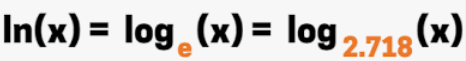
#> input picture Statistics & Probability/Skew/Remove Skew/images/log.png, 466 x 61 px, found by its file name
$ jupyter execute 'log transformation.ipynb'
#> lines starting #> are read from the running program, lines starting #| are printed output that depends on the picture
1. [Log Transformation - Gaussian](#log-transformation---gaussian)
2. [Handle Zero & Negative Values for Log Transformation](#handle-zero--negative-values-for-log-transformation)

#### Log Transformation - Gaussian:
- reduces skewness and kurtosis of data
- log base e is applied to the data for transformation
- only works with positive values and if negative and zero values are applied to log it results in undefined error
- helps in outlier detection

[cell 1]
from PIL import Image
from IPython.display import display

img = Image.open('images/log.png')
#> img is the input picture: PIL image 466x61 RGBA; mean R, G, B, A 209, 205.2, 202.7, 255
new_image = img.resize((320, 50))
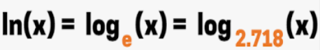
#> new_image: PIL image 320x50 RGBA; mean R, G, B, A 209.2, 205.4, 202.9, 255
display(new_image)


$ run again, with Statistics & Probability/Skew/Remove Skew/images/boxcox.png copied over Statistics & Probability/Skew/Remove Skew/images/log.png
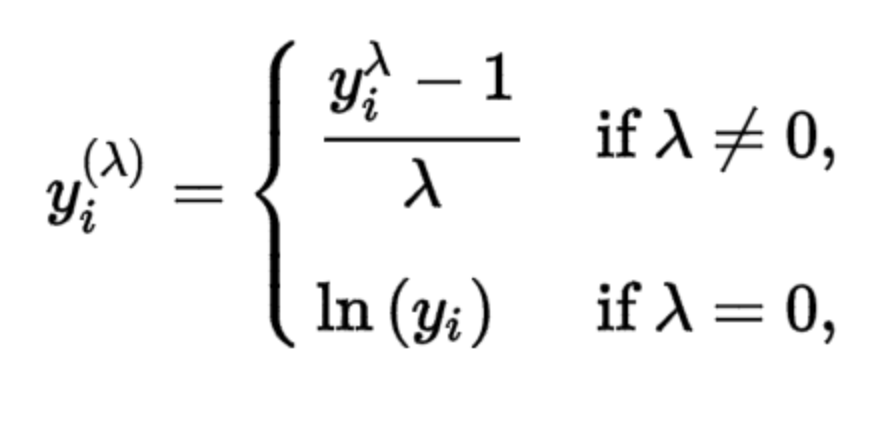
#> input picture Statistics & Probability/Skew/Remove Skew/images/boxcox.png, 884 x 422 px, found by its file name
#> img is the input picture: PIL image 884x422 P; mean R, G, B 244.7, 244.7, 244.7
#> `new_image = img.resize((320, 50))`:
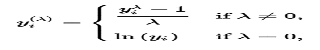
#> new_image: PIL image 320x50 P; min 0, max 255, mean 244.5

$ run again, with Statistics & Probability/Skew/Remove Skew/images/exp.png copied over Statistics & Probability/Skew/Remove Skew/images/log.png
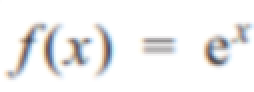
#> input picture Statistics & Probability/Skew/Remove Skew/images/exp.png, 127 x 46 px, found by its file name (shown 2 times larger)
#> img is the input picture: PIL image 127x46 RGBA; mean R, G, B, A 241.5, 241.3, 241.3, 255
#> `new_image = img.resize((320, 50))`:
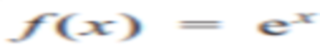
#> new_image: PIL image 320x50 RGBA; mean R, G, B, A 241.5, 241.3, 241.3, 255

$ run again, with Statistics & Probability/Skew/Remove Skew/images/reciprocal.png copied over Statistics & Probability/Skew/Remove Skew/images/log.png
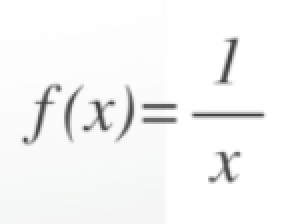
#> input picture Statistics & Probability/Skew/Remove Skew/images/reciprocal.png, 148 x 112 px, found by its file name (shown 2 times larger)
#> img is the input picture: PIL image 148x112 RGBA; mean R, G, B, A 246.1, 246.3, 246.3, 255
#> `new_image = img.resize((320, 50))`:
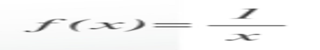
#> new_image: PIL image 320x50 RGBA; mean R, G, B, A 246.1, 246.3, 246.2, 255
